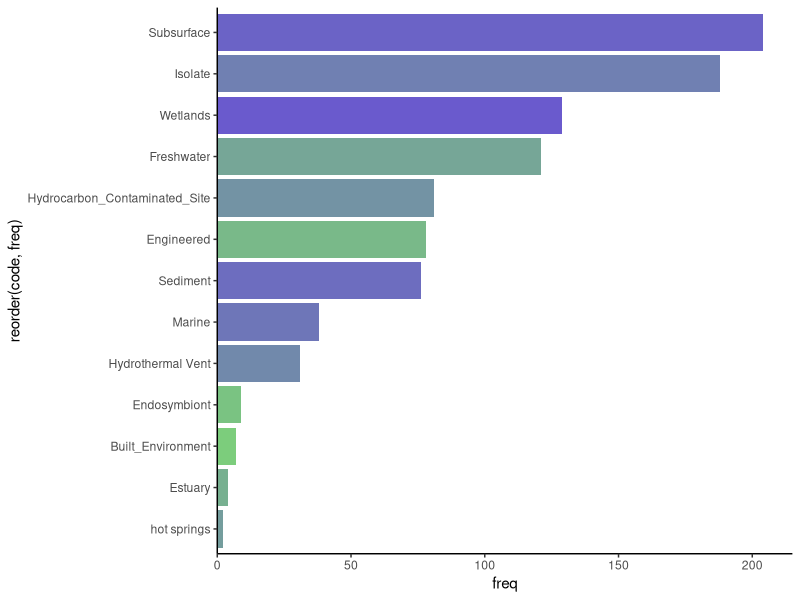
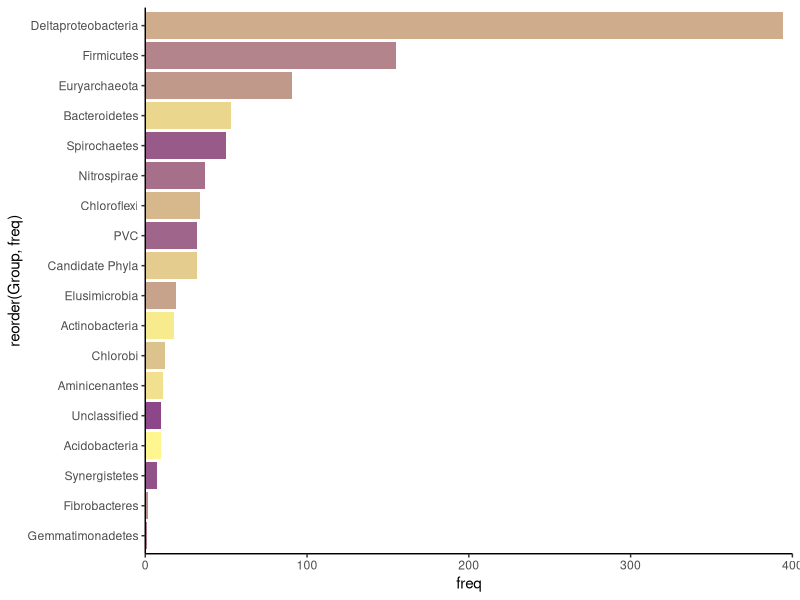
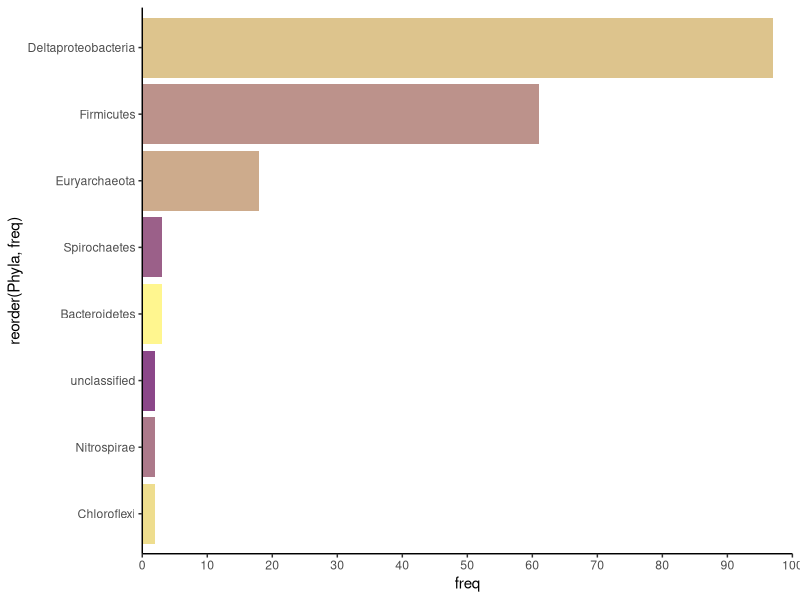
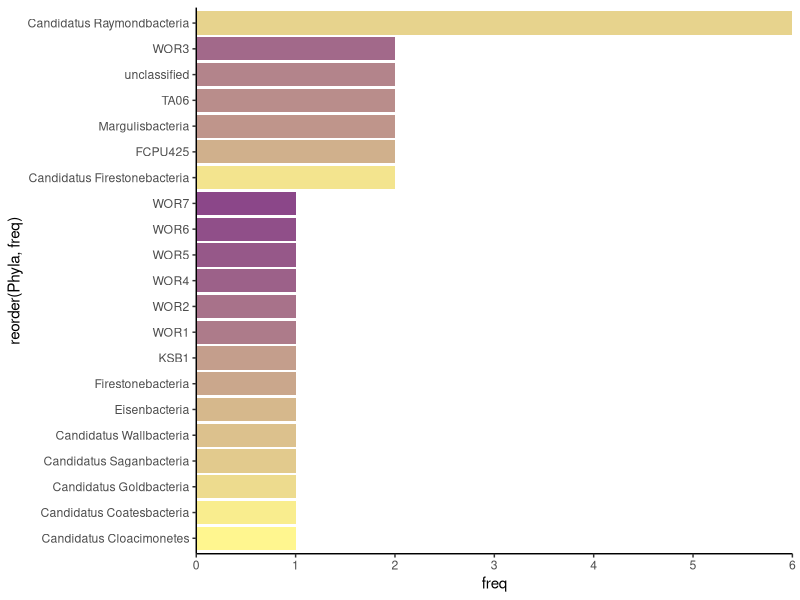
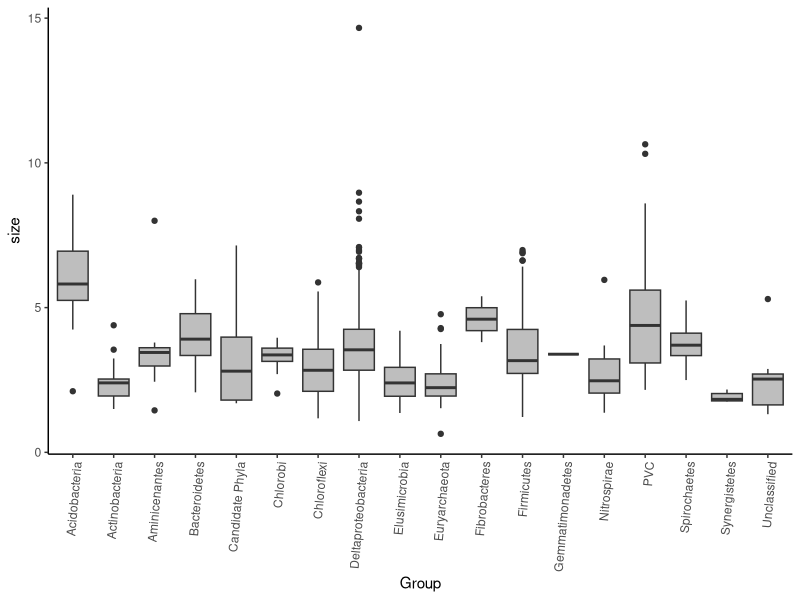
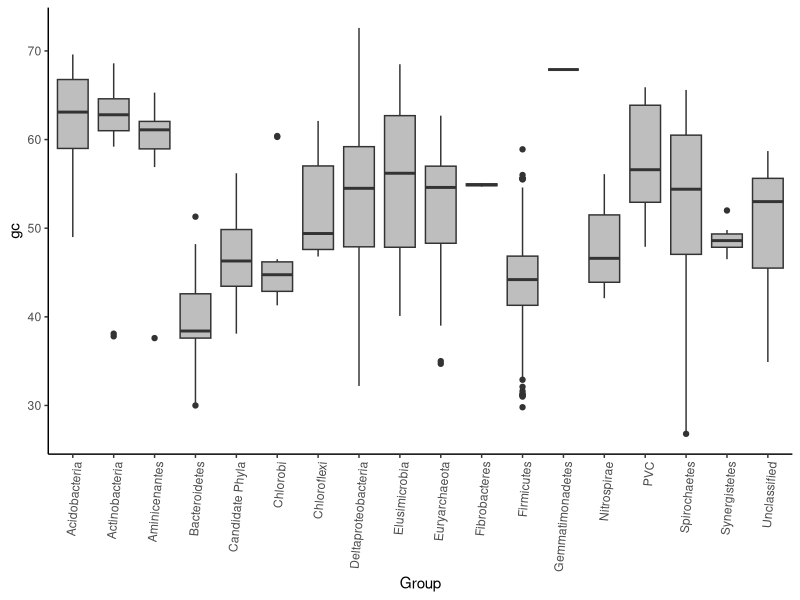
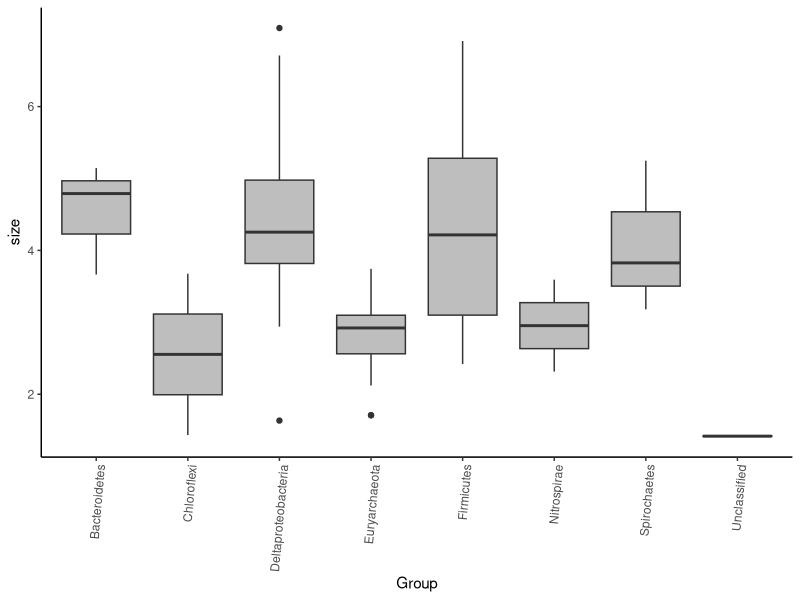
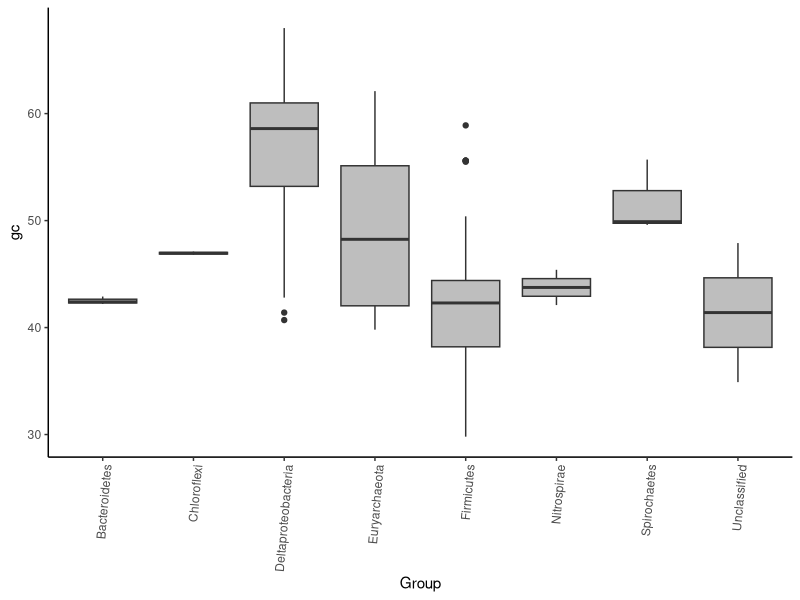

Source code (R) for these figures, in order:
library(tidyverse)
library(reshape2)
library(plyr)

metadata = read.csv("files/methylator-updated-hgcA-metadata.csv")
environment = count(metadata, "code")
group = count(metadata, "Group")
study = count(metadata, "study")

# Environments plot
phaColfunc = colorRampPalette(c("palegreen3", "slateblue"))
bar_env = environment %>% ggplot(aes(x=reorder(code, freq), y=freq)) + geom_bar(stat="identity", fill=(phaColfunc(13))) + coord_flip() + scale_y_continuous(limits=c(0,215), expand = c(0, 0)) + theme_classic()
bar_env 

# phyla plot
phylaColfunc = colorRampPalette(c("khaki1", "orchid4"))
bar_phyla = group %>% ggplot(aes(x=reorder(Group, freq), y=freq)) + geom_bar(stat="identity", fill=(phylaColfunc(18))) + coord_flip() + scale_y_continuous(limits=c(0,400), expand= c(0,0)) + theme_classic()
bar_phyla

# reference isolate phyla 
references = metadata %>% filter(code=="Isolate")
reference_phyla = count(references, "Phyla")
bar_ref = reference_phyla %>% ggplot(aes(x=reorder(Phyla, freq), y=freq)) + geom_bar(stat="identity", fill=(phylaColfunc(8))) + coord_flip() + scale_y_continuous(limits=c(0,100), expand= c(0,0), breaks=seq(0,100,10)) + theme_classic()
bar_ref

# CP phyla
cp = metadata %>% filter(Group=="Candidate Phyla")
cp_phyla = count(cp, "Phyla")
bar_cp= cp_phyla %>% ggplot(aes(x=reorder(Phyla, freq), y=freq)) + geom_bar(stat="identity", fill=(phylaColfunc(21))) + coord_flip() + scale_y_continuous(limits=c(0,6), expand= c(0,0)) + theme_classic()
bar_cp 

# genome statistics
# all
# genome size
genome_size = metadata %>% select(Group, size)
genome_size_avgs = aggregate(genome_size[2], list(genome_size$Group), mean)
all_avgs = genome_size %>% ggplot(aes(x=Group, y=size)) + geom_boxplot(fill="gray")
all_avgs_theme = all_avgs + theme_classic() + theme(axis.text.x = element_text(angle = 85, hjust = 1))
all_avgs_theme
# gc content
gc_all = metadata %>% select(Group, gc)
gc_meth = gc_all %>% ggplot(aes(x=Group, y=gc)) + geom_boxplot(fill="gray")
gc_meth_theme = gc_meth + theme_classic() + theme(axis.text.x = element_text(angle = 85, hjust = 1))
gc_meth_theme
# just isolates
# genome size
isolate_sizes = metadata %>% filter(code=="Isolate") %>% select(Group, size)
isolate_avgs = isolate_sizes %>% ggplot(aes(x=Group, y=size)) + geom_boxplot(fill="gray")
isolate_avgs_theme = isolate_avgs + theme_classic() + theme(axis.text.x = element_text(angle = 85, hjust = 1))
isolate_avgs_theme
# gc content 
gc_isolates = metadata %>% filter(code=="Isolate") %>% select(Group, gc)
gc_meth_isolates = gc_isolates %>% ggplot(aes(x=Group, y=gc)) + geom_boxplot(fill="gray")
gc_isolates_theme = gc_meth_isolates + theme_classic() + theme(axis.text.x = element_text(angle = 85, hjust = 1))
gc_isolates_theme
# Save plots
# bar plots
ggsave(file="figs/2019-09-02-environment-barplot.png", bar_env, width=20, height=10, units=c("cm"))
ggsave(file="figs/2019-09-02-phyla-barplot.png", bar_phyla, width=20, height=10, units=c("cm"))
ggsave(file="figs/2019-09-02-reference-phyla-barplot.png", bar_ref, width=7, height=4, units=c("cm"))
ggsave(file="figs/2019-09-02-cp-phyla-barplot.png", bar_cp, width=7, height=10, units=c("cm"))
# stats
ggsave(file="figs/2019-09-02-all-genome-sizes.png", all_avgs_theme, width=15, height=10, units=c("cm"))
ggsave(file="figs/2019-09-02-all-gc.png", gc_meth_theme, width=15, height=10, units=c("cm"))
ggsave(file="figs/2019-09-02-isolates-sizes.png", isolate_avgs_theme, width=10, height=7, units=c("cm"))
ggsave(file="figs/2019-09-02-isolates-gc.png", gc_isolates_theme, width=10, height=7, units=c("cm"))
